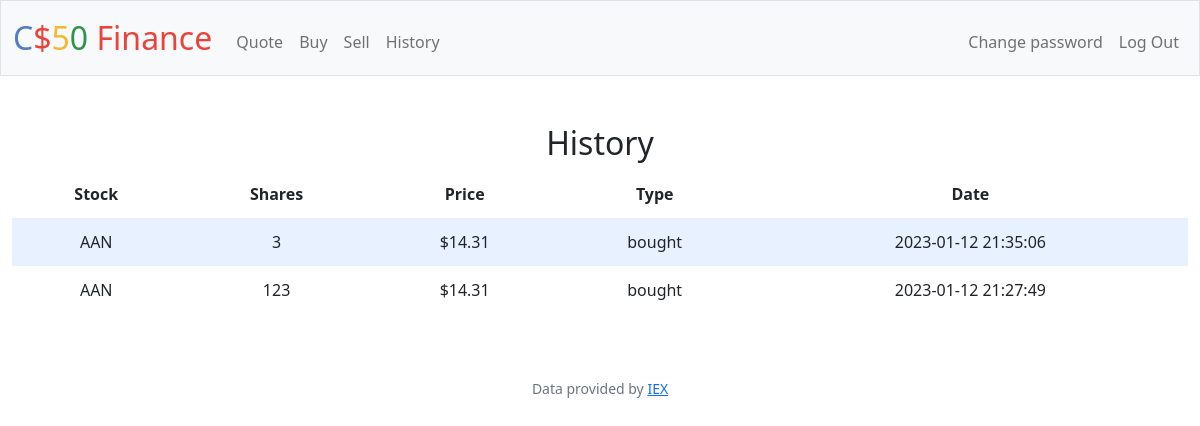
Page /history (signed in) on the committed database.
### tables this page shows
CREATE TABLE purchases (user TEXT NOT NULL, stock TEXT NOT NULL, shares NUMERIC NOT NULL, type TEXT NOT NULL, price NUMERIC NOT NULL, date DATETIME DEFAULT CURRENT_TIMESTAMP);

### app.py (the view)
@app.route("/history")
@login_required
def history():
    id = session.get("user_id")
    row = db.execute("SELECT * FROM users WHERE id = ?", id)
    user = row[0]["username"]
    purchases = db.execute("SELECT * FROM purchases WHERE user = ?", user)
    purchases.reverse()
    return render_template("history.html", purchases=purchases, usd=usd)

### app.py (called while the page is built)
@app.after_request
def after_request(response):
    response.headers["Cache-Control"] = "no-cache, no-store, must-revalidate"
    response.headers["Expires"] = 0
    response.headers["Pragma"] = "no-cache"
    return response

### helpers.py (called while the page is built)
def login_required(f):
    @wraps(f)
    def decorated_function(*args, **kwargs):
        if session.get("user_id") is None:
            return redirect("/login")
        return f(*args, **kwargs)
    return decorated_function

def usd(value):
    return f"${value:,.2f}"

### templates/history.html (shortened to what this page needs)
{% extends "layout.html" %}
{% block main %}
    <h2>History</h2>
    <table>
        <thead>
            <tr>
                <th>Stock</th>
                <th>Shares</th>
                <th>Price</th>
                <th>Type</th>
                <th>Date</th>
            </tr>
        </thead>
        <tbody>
            {% for purchase in purchases %}
                <tr>
                    <td>{{ purchase["stock"] }}</td>
                    <td>{{ purchase["shares"] }}</td>
                    <td>{{ usd(purchase["price"]) }}</td>
                    <td>{{ purchase["type"] }}</td>
                    <td>{{ purchase["date"] }}</td>
                </tr>
            {% endfor %}
        </tbody>
    </table>
{% endblock %}

### static/styles.css (style rules this page uses)
table { background-color: transparent; margin-bottom: 1rem; width: 100%; }
table th, table td { padding: 0.75rem; vertical-align: middle; }
tbody tr:nth-of-type(odd) { background-color: rgb(179, 208, 255, 0.3) }

### rows in the picture
purchases: stock "AAN", shares "3", price "$14.31", type "bought", date "2023-01-12 21:35:06"
purchases: stock "AAN", shares "123", price "$14.31", type "bought", date "2023-01-12 21:27:49"
